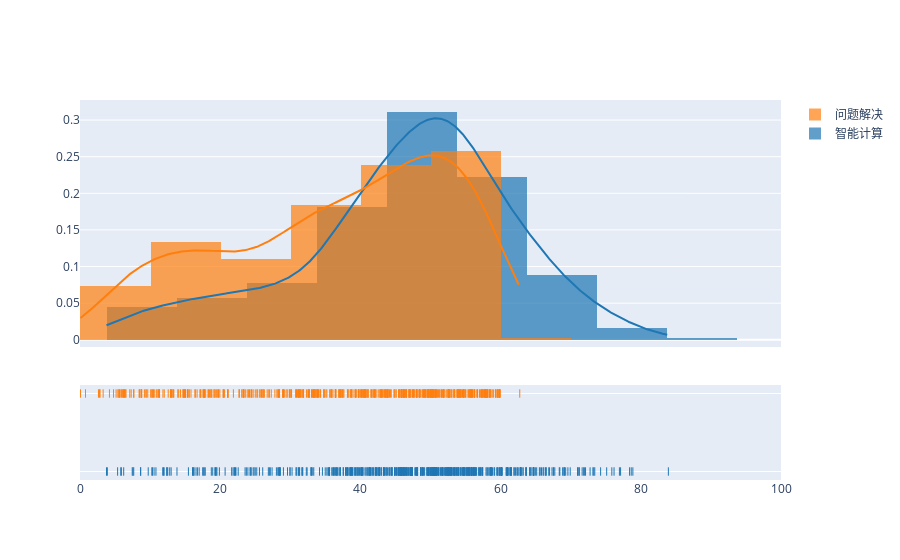

Here is the notebook cell this chart was saved with:
### Code cell
layout={"title": "学生用时分布", 
                                       "xaxis_title": "学生用时，单位秒",
                                       "yaxis_title": "学生个数",
                                       # x轴坐标倾斜60度
                                       "xaxis": {"tickangle": 60}
                                      }

#数据组
hist_data=[x1,x2]

group_labels=['智能计算','问题解决']

fig=ff.create_distplot(hist_data,group_labels,bin_size=10,histnorm = 'probability')
fig['layout'].update(xaxis = dict(range = [0,100]))
plot(fig,filename='./plot/单日时间分布直方图.html')
offline.iplot(fig)

### Figure 1 — Plotly figure (JSON) as saved in the notebook; plotly's stock layout.template omitted (floating-point values rounded to 4 significant figures; data arrays with more than 128 entries replaced by an {"elided": "..."} marker saying what was removed)
{"data": [{"autobinx": false, "histnorm": "probability", "legendgroup": "智能计算", "marker": {"color": "rgb(31, 119, 180)"}, "name": "智能计算", "opacity": 0.7, "type": "histogram", "x": {"elided": "541 float values"}, "xaxis": "x", "xbins": {"end": 83.93, "size": 10, "start": 3.783}, "yaxis": "y"}, {"autobinx": false, "histnorm": "probability", "legendgroup": "问题解决", "marker": {"color": "rgb(255, 127, 14)"}, "name": "问题解决", "opacity": 0.7, "type": "histogram", "x": {"elided": "489 float values"}, "xaxis": "x", "xbins": {"end": 62.73, "size": 10, "start": 0.06667}, "yaxis": "y"}, {"legendgroup": "智能计算", "marker": {"color": "rgb(31, 119, 180)"}, "mode": "lines", "name": "智能计算", "showlegend": false, "type": "scatter", "x": {"elided": "500 float values"}, "xaxis": "x", "y": {"elided": "500 float values"}, "yaxis": "y"}, {"legendgroup": "问题解决", "marker": {"color": "rgb(255, 127, 14)"}, "mode": "lines", "name": "问题解决", "showlegend": false, "type": "scatter", "x": {"elided": "500 float values"}, "xaxis": "x", "y": {"elided": "500 float values"}, "yaxis": "y"}, {"legendgroup": "智能计算", "marker": {"color": "rgb(31, 119, 180)", "symbol": "line-ns-open"}, "mode": "markers", "name": "智能计算", "showlegend": false, "type": "scatter", "x": {"elided": "541 float values"}, "xaxis": "x", "y": {"elided": "541 str values"}, "yaxis": "y2"}, {"legendgroup": "问题解决", "marker": {"color": "rgb(255, 127, 14)", "symbol": "line-ns-open"}, "mode": "markers", "name": "问题解决", "showlegend": false, "type": "scatter", "x": {"elided": "489 float values"}, "xaxis": "x", "y": {"elided": "489 str values"}, "yaxis": "y2"}], "layout": {"barmode": "overlay", "hovermode": "closest", "legend": {"traceorder": "reversed"}, "xaxis": {"anchor": "y2", "domain": [0, 1], "range": [0, 100], "zeroline": false}, "yaxis": {"anchor": "free", "domain": [0.35, 1], "position": 0}, "yaxis2": {"anchor": "x", "domain": [0, 0.25], "dtick": 1, "showticklabels": false}}}
